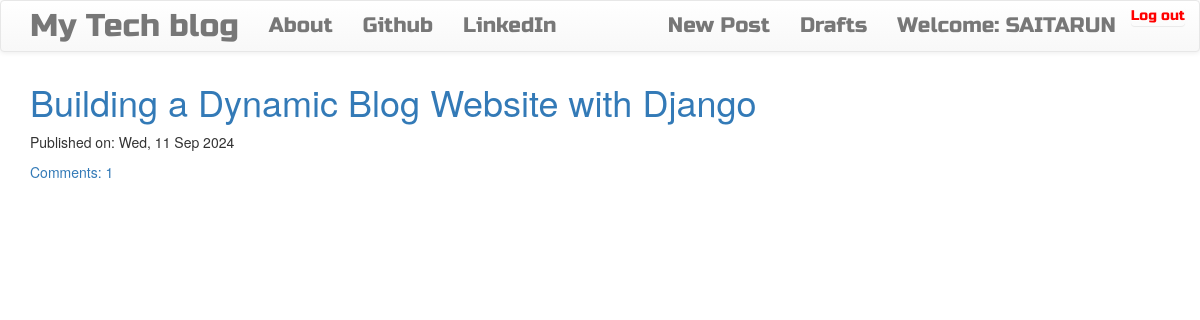
The app's page / (signed in) with its own data.
### blog/models.py (models this page shows, shortened)
class Post(models.Model):
    author = models.ForeignKey('auth.User', on_delete=models.CASCADE)
    title = models.CharField(max_length=200)
    text = models.TextField()
    create_date = models.DateTimeField(default=timezone.now)  # No parentheses
    published_date = models.DateTimeField(blank=True, null=True)
    def approve_comments(self):
        return self.comments.filter(approved_comment=True)

### blog/views.py (the view)
# urls.py: path('', views.PostListView.as_view(), name='post_list'),
class PostListView(ListView):
    model = Post
    def get_queryset(self):
        return Post.objects.filter(published_date__lte=timezone.now()).order_by('-published_date')

### blog/templates/blog/post_list.html (shortened to what this page needs)
{% extends "blog/base.html" %}
{% block content %}
<div class="centerstage">
    {% for post in post_list %}
    <div class="post">
        <h1><a href="{% url 'post_detail' pk=post.pk %}">{{ post.title }}</a></h1>
        <div class="date">
            <p>Published on: {{ post.published_date|date:"D, d M Y" }}</p>
        </div>
        <a href="{% url 'post_detail' pk=post.pk %}">Comments: {{ post.approve_comments.count }}</a>
    </div>
    {% endfor %}
</div>
{% endblock %}

### blog/templates/blog/base.html (shortened to what this page needs)
<!DOCTYPE html>
{% load static %}
<html>
    <head>
        <link rel="stylesheet" href="https://maxcdn.bootstrapcdn.com/bootstrap/3.3.7/css/bootstrap.min.css">
        <link rel="stylesheet" href="https://maxcdn.bootstrapcdn.com/bootstrap/3.3.7/css/bootstrap-theme.min.css">
        <link rel="stylesheet" href="//cdn.jsdelivr.net/medium-editor/latest/css/medium-editor.min.css" type="text/css" media="screen" charset="utf-8">
        <link rel="stylesheet" href="{% static 'css/blog.css' %}">
<body class='loader'>
  <nav class="navbar navbar-default techfont custom-navbar navbar-shadowss navbar-colorss">
    <div class="container">
      <ul class="nav navbar-nav">
        <li><a class='navbar-brand bigbrand' href="{% url 'post_list' %}">My Tech blog</a></li>
        <li><a href="{% url 'about'%}">About</a></li>
        <li><a href="https://www.github.com/SaiTarunVelupuri/">Github</a></li>
        <li><a href="https://www.linkedin.com/in/sai-tarun-a19279251">LinkedIn</a></li>
      </ul>
      <ul class="nav navbar-nav navbar-right">
        {% if user.is_authenticated %}
        <li>
          <a href="{% url 'post_new' %}" >New Post</a>
        </li>
        <li>
          <a href="{% url 'post_draft_list' %}">Drafts</a>
        </li>
        <li>
          <a >Welcome: {{ user.username }}</a>
        </li>
        <li>
          <form method="post" action="{% url 'logout' %}">
            <button type="submit" class="btn btn-default" style="padding: 0; border: none; background: none; color: red;">Log out</button>
          </form>
        </li>
          {% else %}
          <li><a class='nav navbar-right' href="{% url 'login' %}" ><span class="glyphicon glyphicon-user"></span></a></li>
        {% endif %}
      </ul>
  </div>
</nav>
        <div class="content container">
            <div class="row">
                <div class="col-md-8">
                  <div class="blog_posts">
                    {% block content %}
                    {% endblock %}
                  </div>
                </div>
            </div>
        </div>
</body>
</html>

### blog/static/css/blog.css (style rules this page uses)
.techfont { font-family: 'Russo One', sans-serif; font-size: 1.5em; margin-bottom: 10px; }
.centerstage { margin-left: auto; margin-right: auto; }
.bigbrand { font-size: 1.5em; }
.loader { filter:hue-rotate(0deg); color: linear-gradient(45deg,#0f8,#08f); animation:hue 5000ms infinite linear; }
.navbar-shadowss { box-shadow: 100 40px 80px rgba(0, 0, 0, 0.1); }
.navbar-colorss { color: bisque; }

### records on screen
Post: title "Building a Dynamic Blog Website with Django", published_date "Wed, 11 Sep 2024", approve_comments.count "1"

### other values on screen
{{ user.username }} "SAITARUN"
